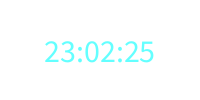
Frame 1 (no input)
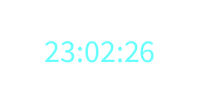
Frame 60 (the mouse pressed at the canvas centre just before this capture)
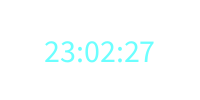
Frame 120 (the mouse held since frame 60 and released just before this capture)

The Processing sketch that drew these frames (run headless with seeded random() and noise(); from frame 60 on, the mouse is pressed at the canvas centre):

// Processing sketch: sketch_ColorClock
// ── sketch_ColorClock.pde
void setup() {
  size(200, 100);
  textSize(32);
}

void draw() {
  background(255);
  fill(second()*4, 255, 255);
  textAlign(CENTER, CENTER);
  text(nf(hour(), 2) + ":" + nf(minute(), 2) + ":" + nf(second(), 2), width/2, height/2);
}
